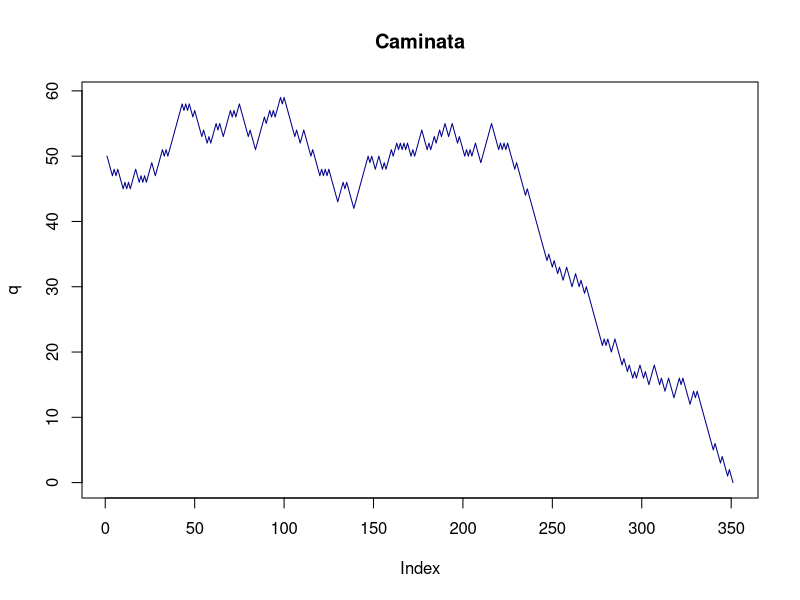

Reproduce this figure in R.
####Ejercicio II 


ruina<- function(M){
  max=2*M
  v<- c(M)
  while (M >0 & M <max) {
    volado = rbinom(1,1,0.5)
    
    if (volado == 0){
      M = M-1
      
    }else {
      M = M+1
    } 
  v=c(v,M)  
  }
  
  return(v)  
}

q<-ruina(50)

windows()
plot.new ()


plot(q, type= 'l', col='darkblue', main='Caminata')



#######Ejercicio II

t_paro<- function(M, k){
  max=2*M
  M_inicial<-M
  suma= 0
  
  for (i in 1:k) {
  
    M <- M_inicial
    contador= 0
    while (M >0 & M <max) {
      volado = rbinom(1,1,0.5)
      
      if (volado == 0){
        M = M-1
        
      }else {
        M = M+1
      } 
      contador= contador +1 
    }
  suma= contador + suma
  }

  return(suma / k)  
}


t_paro(150,100)


####Ejercicio 4


t_paro2<- function(M, k){
  
  M_inicial<-M
  suma= 0
  
  for (i in 1:k) {
    
    M <- M_inicial
    contador= 0
    while (M >0 ) {
      volado = rbinom(1,1,0.5)
      
      if (volado == 0){
        M = M-1
        
      }else {
        M = M+1
      } 
      contador= contador +1 
    }
    suma= contador + suma
  }
  
  return(suma / k)  
}

t_paro2(20,100)

